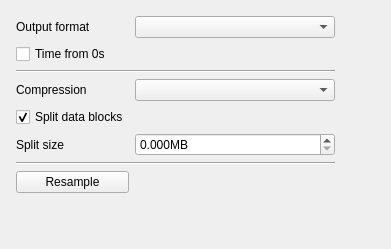
     <widget class="QWidget" name="resample_tab">
      <attribute name="icon">
       <iconset>
        <normaloff>:/resample.png</normaloff>:/resample.png</iconset>
      </attribute>
      <attribute name="title">
       <string>Resample</string>
      </attribute>
      <layout class="QVBoxLayout" name="verticalLayout_5">
       <item>
        <layout class="QGridLayout" name="gridLayout_4">
         <property name="leftMargin">
          <number>5</number>
         </property>
         <property name="topMargin">
          <number>5</number>
         </property>
         <property name="rightMargin">
          <number>5</number>
         </property>
         <property name="bottomMargin">
          <number>5</number>
         </property>
         <item row="0" column="2">
          <spacer name="horizontalSpacer_4">
           <property name="orientation">
            <enum>Qt::Horizontal</enum>
           </property>
           <property name="sizeHint" stdset="0">
            <size>
             <width>40</width>
             <height>20</height>
            </size>
           </property>
          </spacer>
         </item>
         <item row="4" column="0">
          <widget class="QCheckBox" name="resample_split">
           <property name="text">
            <string>Split data blocks</string>
           </property>
           <property name="checked">
            <bool>true</bool>
           </property>
          </widget>
         </item>
         <item row="3" column="0">
          <widget class="QLabel" name="label_8">
           <property name="text">
            <string>Compression</string>
           </property>
          </widget>
         </item>
         <item row="1" column="0">
          <widget class="QCheckBox" name="resample_time_from_zero">
           <property name="text">
            <string>Time from 0s</string>
           </property>
          </widget>
         </item>
         <item row="6" column="0" colspan="2">
          <widget class="Line" name="line_6">
           <property name="orientation">
            <enum>Qt::Horizontal</enum>
           </property>
          </widget>
         </item>
         <item row="3" column="1">
          <widget class="QComboBox" name="resample_compression"/>
         </item>
         <item row="8" column="0">
          <spacer name="verticalSpacer_3">
           <property name="orientation">
            <enum>Qt::Vertical</enum>
           </property>
           <property name="sizeHint" stdset="0">
            <size>
             <width>20</width>
             <height>40</height>
            </size>
           </property>
          </spacer>
         </item>
         <item row="5" column="0">
          <widget class="QLabel" name="label_9">
           <property name="text">
            <string>Split size</string>
           </property>
          </widget>
         </item>
         <item row="0" column="1">
          <widget class="QComboBox" name="resample_format">
           <property name="minimumSize">
            <size>
             <width>200</width>
             <height>0</height>
            </size>
           </property>
          </widget>
         </item>
         <item row="5" column="1">
          <widget class="QDoubleSpinBox" name="resample_split_size">
           <property name="suffix">
            <string>MB</string>
           </property>
           <property name="decimals">
            <number>3</number>
           </property>
           <property name="maximum">
            <double>4.000000000000000</double>
           </property>
          </widget>
         </item>
         <item row="0" column="0">
          <widget class="QLabel" name="label_4">
           <property name="text">
            <string>Output format</string>
           </property>
          </widget>
         </item>
         <item row="7" column="0">
          <widget class="QPushButton" name="resample_btn">
           <property name="text">
            <string>Resample</string>
           </property>
           <property name="icon">
            <iconset>
             <normaloff>:/resample.png</normaloff>:/resample.png</iconset>
           </property>
          </widget>
         </item>
         <item row="2" column="0" colspan="2">
          <widget class="Line" name="line_5">
           <property name="orientation">
            <enum>Qt::Horizontal</enum>
           </property>
          </widget>
         </item>
        </layout>
       </item>
      </layout>
     </widget>
